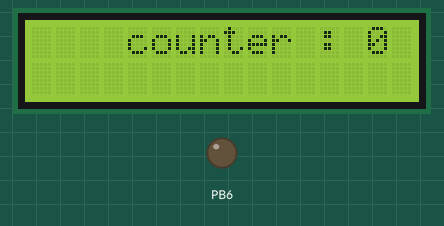
Simulated run of this program. Board: ATmega328P, built with avr-gcc and emulated at 16 MHz (the files do not name the chip). Parts: 16×2 character LCD, output pins drawn as LEDs (lit = HIGH). Wiring (inferred from the signals the program sends): character LCD (HD44780): RS PB5; E PB7; data PC0, PC1, PC2, PC3, PC4, PC5, PC6, PC7. Pins used as bus, display or sensor lines are not drawn.

Above: at 0.1 s.
At 4.2 s:
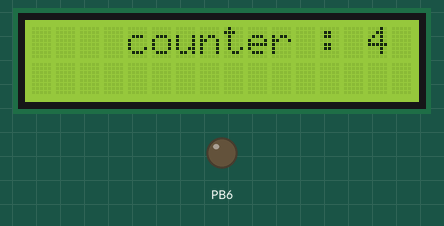
At 9.3 s:
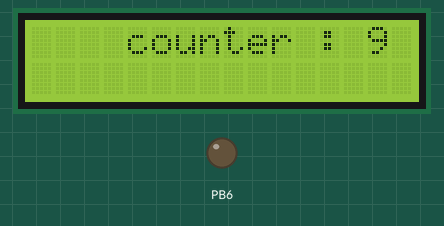
At 18.6 s:
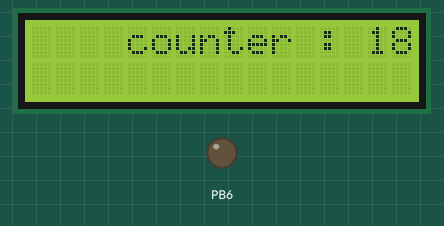
At 27.8 s:
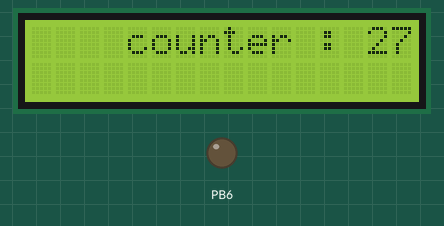
At 38.1 s:
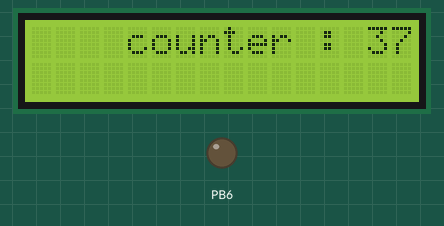

Measured:
- what the display in image 0 shows lasts 1.0 s, from 0.1 s to 1.1 s

The program:

main.c
```c
#define F_CPU 16000000UL
#include <avr/io.h>
#include <util/delay.h>
#include <stdio.h>
#include "driver/LCD/LCD.h"


int main(void)
{
	LCDinit();


	char buff[30];
	uint16_t counter = 0;

    while (1)
    {
		sprintf(buff, "counter : %d", counter++);
		LCDwrtiestringxy(0,4,buff);
		_delay_ms(1000);
    }
}
```

LCD.c
```c
#include "LCD.h"

void LCDinit()
{
	Gpioinit();

	_delay_ms(15);
	// f = 0x38
	LCDwritecmddata(functionset); // function set = 0x38, 8bit
	_delay_ms(5);
	LCDwritecmddata(functionset);
	_delay_ms(1);
	LCDwritecmddata(functionset);
	LCDwritecmddata(functionset);
	LCDwritecmddata(displayoff);// 0b00001000; display off
	LCDwritecmddata(displayclear);// display clear
	LCDwritecmddata(entrymodeset);// (0b 000001 I/D S )entry mode set
	LCDwritecmddata(displayon);
}

void Gpioinit()
{
	//DDRB |= ((1<<5) | (1<<6) | (1<<7));
	Gpio_initpin(&DDRB, OUTPUT, 5);
	Gpio_initpin(&DDRB, OUTPUT, 6);
	Gpio_initpin(&DDRB, OUTPUT, 7);
	Gpio_initport(&DDRC, OUTPUT);
}

//MCU -> LCD로 명령어를 보낼 경우 (write mode)

void LCDcmdmode()
{
	//RS pin : bit 0 set
	//LCDcontrolport &= ~(1<<5);
	Gpio_writepin(&PORTB, 5, 0);
}
void LCDcharmode()
{
	// RS pin : bit 0 set
	// LCDcontrolport |= ~(1<<5);
	Gpio_writepin(&PORTB, 5, 1);
}
void LCDwritemode()
{
	// LCDcontrolport &= ~(1<<6);
	Gpio_writepin(&PORTB, 6, 0);
}
void LCDenablehigh()
{
	// e pin : 1세팅
	Gpio_writepin(&PORTB, 7, 1);
	_delay_ms(1);
}
void LCDenablelow()
{
	// e pin : 0세팅
	Gpio_writepin(&PORTB, 7, 0);
	_delay_ms(1);
}
void LCDwritebyte(uint8_t data)
{
	// 8 bit를 PORTC로 data 값을 내보내기
	Gpio_writeport(&PORTC, data);
}
void LCDwritecmddata(uint8_t data)
{
	//LCD 명령어 전달
	LCDcmdmode();
	LCDwritemode();
	LCDenablehigh();
	LCDwritebyte(data);
	LCDenablelow();

}
void LCDwritechardata(uint8_t data)
{
	//LCD character 쓰기 전달
	LCDcharmode();
	LCDwritemode();
	LCDenablehigh();
	LCDwritebyte(data);
	LCDenablelow();
}
void LCDwritestring(char *str)
{
	for(int i = 0 ; str[i]; i++)
	{
		LCDwritechardata(str[i]);
	}
}
void LCDgotoxy(uint8_t row, uint8_t col)
{
	col%= 16; row %=2;
	uint8_t lcdregisterAddress = (0x40 * row ) + col;
	uint8_t command = 0x80 + lcdregisterAddress;
	LCDwritecmddata(command);
}
void LCDwrtiestringxy(uint8_t row, uint8_t col, char *str)
{
	LCDgotoxy(row,col);
	LCDwritestring(str);
}
void LCDcleardisplay()
{
	LCDwritecmddata(displayclear);
}
```

LCD.h
```c
#ifndef LCD_H_
#define LCD_H_

#define F_CPU 16000000UL
#include <avr/io.h>
#include <avr/interrupt.h>
#include <util/delay.h>
#include <stdio.h>
#include "../../Periph/GPIO/gpio.h"

#define LCDcontrolport PORTB
#define LCDrs 5
#define LCDcontrolddr DDRB
#define LCDdataddr DDRC
#define functionset 0x38

#define displayoff 0x08
#define displayclear 0x01
#define entrymodeset 0x06
#define displayon 0x0c

void Gpioinit();
void LCDwritecmddata(uint8_t data);

void LCDinit();
void Gpioinit();
void LCDcmdmode();
void LCDcharmode();
void LCDwritemode();
void LCDenablehigh();
void LCDenablelow();
void LCDwritebyte(uint8_t data);
void LCDwritecmddata(uint8_t data);
void LCDwritechardata(uint8_t data);
void LCDwritestring(char *str);
void LCDgotoxy(uint8_t row, uint8_t col);
void LCDwrtiestringxy(uint8_t row, uint8_t col, char *str);
void LCDcleardisplay();


#endif /* LCD_H_ */
```

gpio.c
```c
#include "gpio.h"

// DDR 1. port 2. pin

void Gpio_initport(volatile uint8_t* DDR, uint8_t dir) // 포트 인풋 정하기
{
	if(dir == OUTPUT)
	{
		*DDR = 0xff;
	}
	else
	{
		*DDR = 0x00;
	}
}
void Gpio_initpin(volatile uint8_t *DDR, uint8_t dir, uint8_t pinNum) // 특정 핀 인풋정하기
{
	if (dir == OUTPUT)
	{
		*DDR |= (1<<pinNum);
	}
	else
	{
		*DDR &= ~(1<<pinNum);
	}
}
void Gpio_writeport(volatile uint8_t* PORT, uint8_t data) //포트에서 값 그대로 대입하기
{
	*PORT = data;
}
void Gpio_writepin(volatile uint8_t* PORT, uint8_t pinNum, uint8_t state) // 포트에서 특정 핀 상태 정하기
{
	if(state == GPIO_PIN_SET)
	{
		*PORT |= (1<<pinNum);
	}
	else
	{
		*PORT &= ~(1<<pinNum);
	}
}
uint8_t Gpio_readport(volatile uint8_t* PIN) // 핀 그대로 반환 말 그대로 읽기
{
	return *PIN;
}
uint8_t Gpio_readpin(volatile uint8_t* PIN, uint8_t pinNum) // 특정 핀 읽기
{
	return ((*PIN & (1<<pinNum)) != 0);
}
```

gpio.h
```c
#ifndef GPIO_H_
#define GPIO_H_

#define F_CPU 16000000UL
#include <avr/io.h>
#include <util/delay.h>

enum {INPUT, OUTPUT};
enum {GPIO_PIN_RESET, GPIO_PIN_SET};

void Gpio_initport(volatile uint8_t* DDR, uint8_t dir);
void Gpio_initpin(volatile uint8_t *DDR, uint8_t dir, uint8_t pinNum);
void Gpio_writeport(volatile uint8_t* PORT, uint8_t data);
void Gpio_writepin(volatile uint8_t* PORT, uint8_t pinNum, uint8_t state);
uint8_t Gpio_readport(volatile uint8_t* PIN);
uint8_t Gpio_readpin(volatile uint8_t* PIN, uint8_t pinNum);


#endif /* GPIO_H_ */
```
